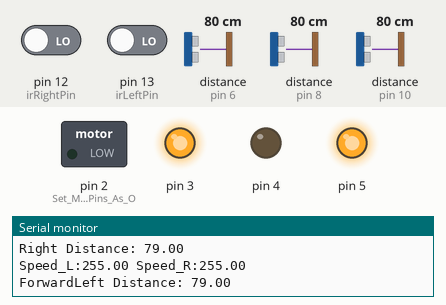
Bench run of a sketch on a simulated Arduino Uno, built with avr-gcc and run on an emulated ATmega328P. Parts: switched loads named in the sketch (green lamp = pin HIGH), output pins drawn as LEDs (lit = HIGH), the last lines printed to the serial monitor. Wiring (inferred from the names in the program): 3 × ultrasonic range finder: trigger pin 7, echo pin 6 / trigger pin 9, echo pin 8 / trigger pin 11, echo pin 10. The inputs (shaded band) are chosen by the test bench; at power-on: distance to the obstacle (sensors on pin 6, pin 8, pin 10) 80 cm, pin 12 (irRightPin) LOW, pin 13 (irLeftPin) LOW. The echo pulse lasts 58.3 µs per cm; pins used as bus, display or sensor lines are not drawn.

Above: at 1.2 s.
1.3 s: distance to the obstacle (sensor on pin 6) set to 22 cm
4.3 s: distance to the obstacle (sensor on pin 6) set to 19 cm
At 4.7 s:
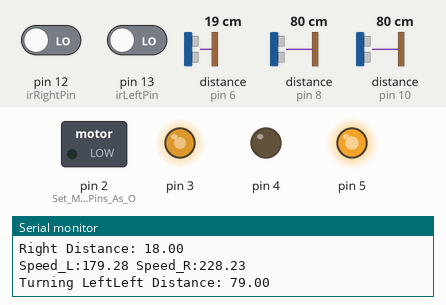
5.9 s: distance to the obstacle (sensor on pin 8) set to 2 cm
At 7.4 s:
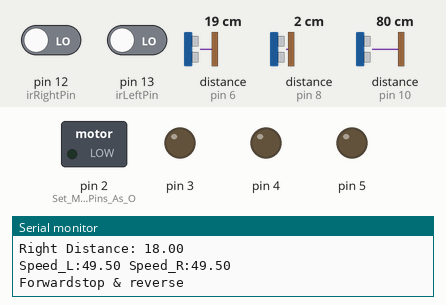
7.7 s: distance to the obstacle (sensor on pin 8) set to 12 cm
9.5 s: distance to the obstacle (sensor on pin 8) set to 14 cm
At 11.6 s:
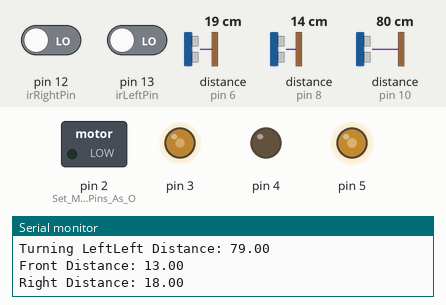
11.9 s: distance to the obstacle (sensor on pin 8) set to 18 cm
At 13.2 s:
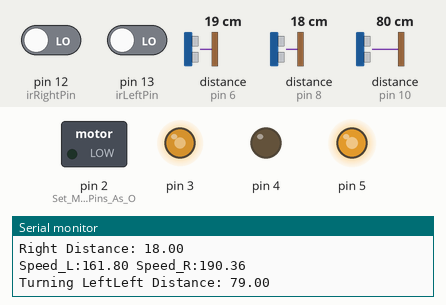
Timing chart, 0 to 14.6 s (numbered marks = the images above; inputs shaded):
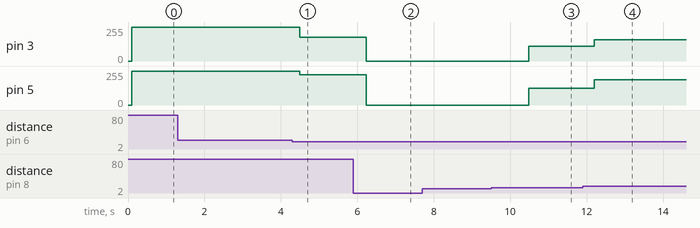

Measured:
- the behaviour switches between 21 and 20 cm on distance to the obstacle (sensor on pin 6) (found by bisection; images 0 and 1)
- the behaviour switches between 13 and 14 cm on distance to the obstacle (sensor on pin 8) (found by bisection; images 2 and 3)
- after the input at 4.3 s, pin 3: 255/255 → 179/255 after 0.19 s; pin 5: 255/255 → 228/255 after 0.19 s
- after the input at 5.9 s, pin 3: 179/255 → 0/255 after 0.34 s; pin 5: 228/255 → 0/255 after 0.34 s
- after the input at 9.5 s, pin 3: 0/255 → 110/255 after 0.99 s; pin 5: 0/255 → 125/255 after 0.99 s
- after the input at 11.9 s, pin 3: 110/255 → 161/255 after 0.30 s; pin 5: 125/255 → 190/255 after 0.30 s

The sketch:

OBJECT_AVOIDER_ROBOT_V3.ino
```cpp
#define echoPinRight 6       // Echo Pin Of Right HC-SR04
#define trigPinRight 7       // Trig Pin Of Right HC-SR04
#define echoPinFront 8       // Echo Pin Of Front HC-SR04
#define trigPinFront 9       // Trig Pin Of Front HC-SR04
#define echoPinLeft 10       // Echo Pin Of Left HC-SR04
#define trigPinLeft 11       // Trig Pin Of Left HC-SR04
#define irRightPin 12        // IR Sensor Right Pin
#define irLeftPin 13         // IR Sensor Left Pin

struct FuzzySet {
  float stop;
  float slow;
  float medium;
  float fast;
  float full_speed;
};

struct FiringStrengths {
  float rule1;
  float rule2;
  float rule3;
  float rule4;
  float rule5;
  float rule6;
  float rule7;
  float rule8;
  float rule9;
};

void setup() {
  Serial.begin(9600);
  pinMode(2, OUTPUT);     // Set Motor Pins As O/P
  pinMode(3, OUTPUT);
  pinMode(4, OUTPUT);
  pinMode(5, OUTPUT);
  pinMode(trigPinRight, OUTPUT);   // Set Trig Pin As O/P To Transmit Waves
  pinMode(echoPinRight, INPUT);    // Set Echo Pin As I/P To Receive Reflected Waves
  pinMode(trigPinLeft, OUTPUT);
  pinMode(echoPinLeft, INPUT);
  pinMode(trigPinFront, OUTPUT);
  pinMode(echoPinFront, INPUT);
  pinMode(irRightPin, INPUT);      // Set IR Sensor Pins As I/P
  pinMode(irLeftPin, INPUT);
}

long measureDistance(int trigPin, int echoPin) {
  digitalWrite(trigPin, LOW);
  delayMicroseconds(2);
  digitalWrite(trigPin, HIGH);       // Transmit Waves For 10us
  delayMicroseconds(10);
  digitalWrite(trigPin, LOW);
  long duration = pulseIn(echoPin, HIGH); // Receive Reflected Waves
  long distance = duration / 58.2;        // Get Distance in cm
  return distance;
}

// Membership functions for distance
float close(float distance) {
  if (distance <= 10) return 1.0;
  else if (distance > 10 && distance <= 15) return (15 - distance) / 5.0;
  else return 0.0;
}

float near(float distance) {
  if (distance <= 10 || distance >= 20) return 0.0;
  else if (distance > 10 && distance <= 13) return (distance - 10) / 3.0;
  else if (distance > 13 && distance <= 17) return 1.0;
  else if (distance > 17 && distance <= 20) return (20 - distance) / 3.0;
  else return 0.0;
}

float far(float distance) {
  if (distance <= 17) return 0.0;
  else if (distance > 17 && distance <= 20) return (distance - 17) / 3.0;
  else return 1.0;
}

// Membership functions for speed
float stop(float speed) {
  return (speed < 100) ? 1.0 : 0.0;
}

float slow(float speed) {
  if (speed < 100) return 0.0;
  else if (speed >= 100 && speed <= 120) return (speed - 100) / 20.0;
  else if (speed > 120 && speed <= 150) return 1.0;
  else if (speed > 150 && speed <= 170) return (160 - speed) / 20.0;
  else return 0.0;
}

float medium(float speed) {
  if (speed < 150 || speed > 220) return 0.0;
  else if (speed >= 150 && speed <= 170) return (speed - 150) / 20.0;
  else if (speed >= 170 && speed <= 200) return 1.0;
  else if (speed > 200 && speed <= 220) return (200 - speed) / 20.0;
  else return 0.0;
}

float fast(float speed) {
  if (speed < 200 || speed >= 250) return 0.0;
  else if (speed >= 200 && speed <= 220) return (speed - 200) / 20.0;
  else if (speed >= 220 && speed <= 250) return 1.0;
  else if (speed > 250 && speed <= 255) return (255 - speed) / 5.0;
  else return 0.0;
}

float full_speed(float speed) {
  return (speed == 255) ? 1.0 : 0.0;
}


// Helper function to calculate the minimum of three values
float min3(float a, float b, float c) {
  return min(a, min(b, c));
}

// Helper function to calculate the maximum of three values
float max3(float a, float b, float c) {
  return max(a, max(b, c));
}

FiringStrengths calculateFiringStrengths(float frontDist, float leftDist, float rightDist) {
  FiringStrengths strengths;

  float frontClose = close(frontDist);
  float frontNear = near(frontDist);
  float frontFar = far(frontDist);

  float leftClose = close(leftDist);
  float leftNear = near(leftDist);
  float leftFar = far(leftDist);

  float rightClose = close(rightDist);
  float rightNear = near(rightDist);
  float rightFar = far(rightDist);

  // Rule evaluation
  strengths.rule1 = min3(frontNear, leftNear, rightFar);
  strengths.rule2 = min3(frontNear, leftFar, rightNear);
  strengths.rule3 = min3(frontNear, leftNear, rightNear);
  strengths.rule4 = min3(frontNear, leftFar, rightFar);

  strengths.rule5 = min3(frontFar, leftNear, rightFar);
  strengths.rule6 = min3(frontFar, leftFar, rightNear);
  strengths.rule7 = min3(frontFar, leftNear, rightNear);
  strengths.rule8 = min3(frontFar, leftFar, rightFar);

  strengths.rule9 = max3(frontClose, leftClose, rightClose);

  return strengths;
}

float defuzzifyLeft(FiringStrengths strengths) {
  FuzzySet fuzzySetL;
  fuzzySetL.stop = strengths.rule9;
  fuzzySetL.slow = max(strengths.rule2, strengths.rule3);
  fuzzySetL.medium = max(strengths.rule6, strengths.rule7);
  fuzzySetL.fast = max3(strengths.rule1, strengths.rule4, strengths.rule5);
  fuzzySetL.full_speed = strengths.rule8;
  return defuzzify(fuzzySetL);
}

float defuzzifyRight(FiringStrengths strengths) {
  FuzzySet fuzzySetR;
  fuzzySetR.stop = strengths.rule9;
  fuzzySetR.slow = max3(strengths.rule1, strengths.rule3, strengths.rule4);
  fuzzySetR.medium = max(strengths.rule5, strengths.rule7);
  fuzzySetR.fast = max(strengths.rule2, strengths.rule6);
  fuzzySetR.full_speed = strengths.rule8;
  return defuzzify(fuzzySetR);
}

// Defuzzification using the centroid method
float defuzzify(FuzzySet fuzzySet) {
  float numerator = 0;
  float denominator = 0;
  for (int i = 0; i <= 255; i++) {
    float membership = max(min(stop(i), fuzzySet.stop),
                           max(min(slow(i), fuzzySet.slow),
                           max(min(medium(i), fuzzySet.medium),
                           max(min(fast(i), fuzzySet.fast),
                               min(full_speed(i), fuzzySet.full_speed)))));
    numerator += i * membership;
    denominator += membership;
  }
  if (denominator == 0) return 0; // Avoid division by zero
  return numerator / denominator;
}

void setMotorSpeeds(float speed_L, float speed_R) {
  analogWrite(2, 0);
  analogWrite(3, speed_L);
  analogWrite(4, 0);
  analogWrite(5, speed_R);
}

void stopAndReverse() {
  digitalWrite(2, LOW); // Stop motors
  digitalWrite(3, LOW);
  digitalWrite(4, LOW);
  digitalWrite(5, LOW);
  delay(500);

  // IR Sensors: Check if space is available at the back
  bool rightClear = digitalRead(irRightPin) == HIGH; // Assuming HIGH indicates clear space
  bool leftClear = digitalRead(irLeftPin) == HIGH;   // Assuming HIGH indicates clear space
  Serial.print("IR Right Sensor: "); Serial.println(rightClear ? "Clear" : "Blocked");
  Serial.print("IR Left Sensor: "); Serial.println(leftClear ? "Clear" : "Blocked");

  if (rightClear && leftClear) {
    Serial.println("No obstacles detected. Moving backward.");
    digitalWrite(2, HIGH);
    digitalWrite(3, LOW);
    digitalWrite(4, HIGH);
    digitalWrite(5, LOW);
    delay(500); // Move backward for 0.5 second
  } else {
    Serial.println("Obstacle detected at the back. Stopping.");
  }

  // Stop motors again
  digitalWrite(2, LOW);
  digitalWrite(3, LOW);
  digitalWrite(4, LOW);
  digitalWrite(5, LOW);
  delay(250);
}

void loop() {
  float leftDistance = measureDistance(trigPinLeft, echoPinLeft);
  float frontDistance = measureDistance(trigPinFront, echoPinFront);
  float rightDistance = measureDistance(trigPinRight, echoPinRight);

  Serial.print("Left Distance: "); Serial.println(leftDistance);
  Serial.print("Front Distance: "); Serial.println(frontDistance);
  Serial.print("Right Distance: "); Serial.println(rightDistance);

  FiringStrengths strengths = calculateFiringStrengths(frontDistance, leftDistance, rightDistance);

  float speed_L = defuzzifyLeft(strengths);
  float speed_R = defuzzifyRight(strengths);

  // Log the centroid values for left and right motor speeds in a format suitable for Serial Plotter
  Serial.print("Speed_L:");
  Serial.print(speed_L);
  Serial.print(" Speed_R:");
  Serial.println(speed_R);

  // Serial.print("Speed L: "); Serial.println(speed_L);
  // Serial.print("Speed R: "); Serial.println(speed_R);

  if(speed_L > speed_R) {
    Serial.print("Turning Right");
  } else if(speed_L == speed_R) {
    Serial.print("Forward");
  } else {
    Serial.print("Turning Left");
  }

  if (speed_L <= 100 || speed_R <= 100) {
    Serial.println("stop & reverse");
    stopAndReverse();
  } else {
    setMotorSpeeds(speed_L, speed_R);
  }
  // Use a constant delay for scanning
  delay(200); // 0.2-second interval
}
```
